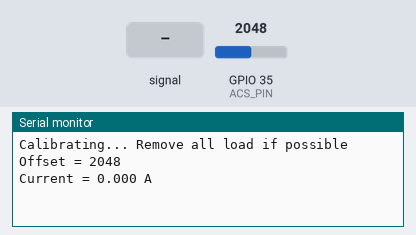
Bench run of a sketch on a simulated ESP32. On the bench: the last lines printed to the serial monitor. Inputs (shaded band) come from the test bench; at power-on: GPIO 35 (ACS_PIN) = 2048 (analog values on the 0–4095 scale).

Above: at 3.3 s.
3.4 s: GPIO 35 (ACS_PIN) fed a 200 Hz sine of ±327 counts around its level
At 4.7 s:
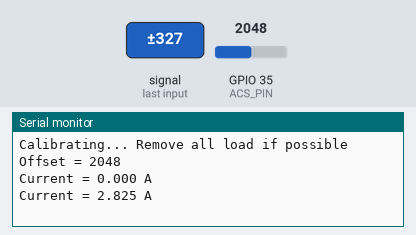
4.9 s: GPIO 35 (ACS_PIN) set to 2866
At 6.2 s:
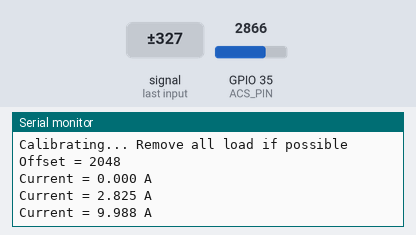
6.4 s: GPIO 35 (ACS_PIN) set to 3603
At 7.7 s:
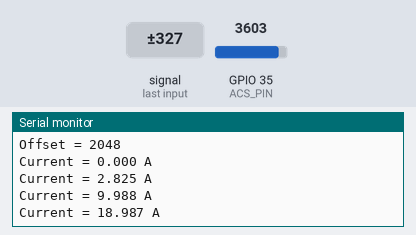
7.9 s: GPIO 35 (ACS_PIN) fed a 200 Hz sine of ±327 counts around its level
At 8.8 s:
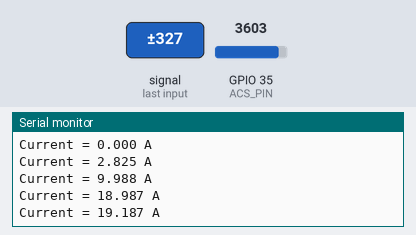
Timing chart, 0 to 10.4 s (numbered marks = the images above; inputs shaded):
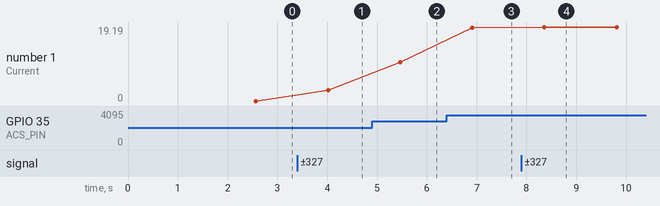

The sketch:

Current_ac.ino
```cpp
#define ACS_PIN 35

const float VREF = 3.3;
const int ADC_MAX = 4095;
const float SENSITIVITY = 0.066; // ACS712-30A

int offsetADC;

void setup() {
  Serial.begin(115200);

  analogReadResolution(12);
  analogSetPinAttenuation(ACS_PIN, ADC_11db);

  long sum = 0;

  Serial.println("Calibrating... Remove all load if possible");

  for (int i = 0; i < 10000; i++) {
    sum += analogRead(ACS_PIN);
    delayMicroseconds(100);
  }

  offsetADC = sum / 10000;

  Serial.print("Offset = ");
  Serial.println(offsetADC);
}

void loop() {

  double sumSq = 0;

  for (int i = 0; i < 4000; i++) {

    int adc = analogRead(ACS_PIN);

    float voltage = ((adc - offsetADC) * VREF) / ADC_MAX;

    sumSq += voltage * voltage;
  }

  float vrms = sqrt(sumSq / 4000.0);
  float current = vrms / SENSITIVITY;

  Serial.print("Current = ");
  Serial.print(current, 3);
  Serial.println(" A");

  delay(1000);
}
```

Measured:
- after the input at 3.4 s, the serial monitor: prints a new line after 0.62 s (image 1)
- after the input at 4.9 s, the serial monitor: prints a new line after 0.56 s (image 2)
- after the input at 6.4 s, the serial monitor: prints a new line after 0.51 s (image 3)
- after the input at 7.9 s, the serial monitor: prints a new line after 0.46 s (image 4)
- plotted number 1: 0 → 2.83 after the input at 3.4 s, 2.83 → 9.99 after the input at 4.9 s, 9.99 → 18.99 after the input at 6.4 s, 18.99 → 19.19 after the input at 7.9 s
